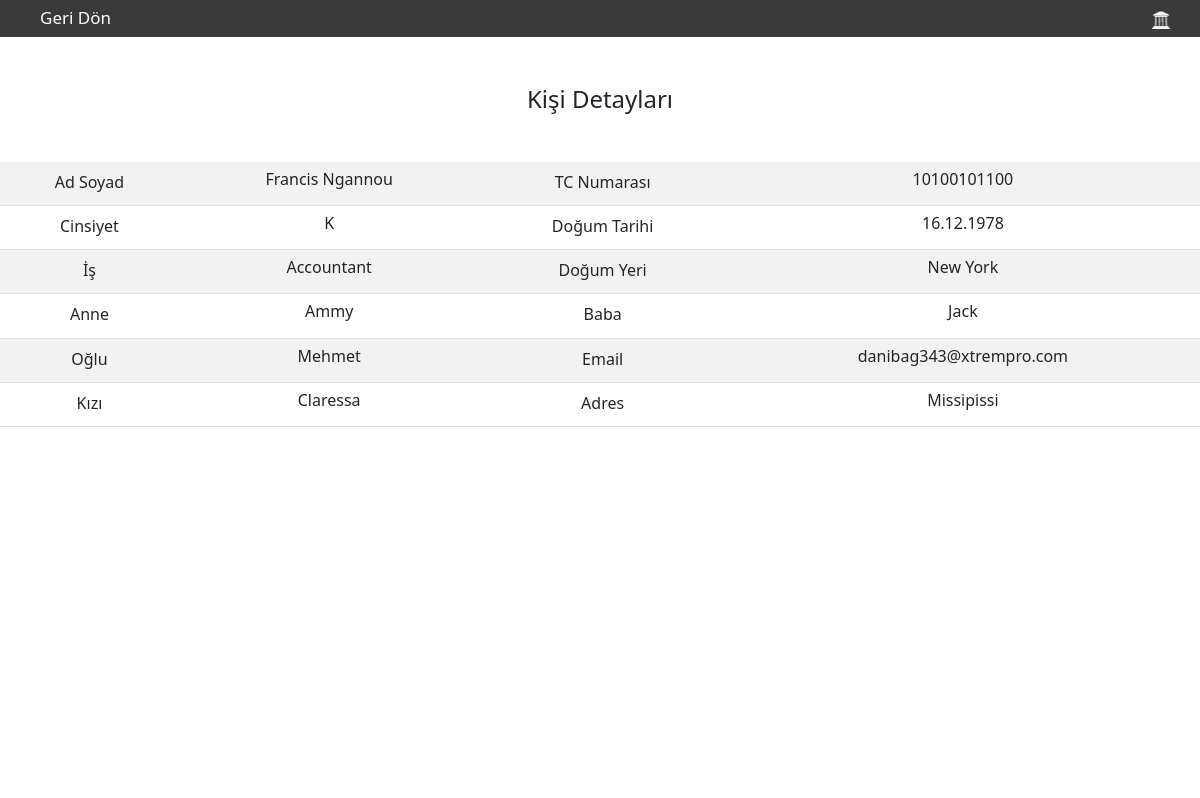
Page /kisi/1/ (signed in) on the committed database.
### base/models.py (models this page shows, shortened)
class Person(models.Model):
    user = models.ForeignKey(
        User, on_delete=models.CASCADE, default=None, blank=True, null=True)
    tcno = models.CharField(max_length=11, blank=True, null=True, default=None)
    name_surname = models.CharField(
        max_length=50, blank=True, null=True, default=None)
    gender = models.CharField(max_length=128, choices=GENDER_CHOICES,
                              blank=True, null=True)
    birth_date = models.CharField(max_length=12, blank=True, null=True)
    job = models.CharField(max_length=30, null=True, blank=True)
    birth_city = models.CharField(max_length=20, blank=True, null=True)
    father = models.CharField(max_length=40, blank=True, null=True)
    mother = models.CharField(max_length=40, blank=True, null=True)
    son = models.CharField(max_length=40, blank=True, null=True)
    daughter = models.CharField(max_length=40, blank=True, null=True)
    living_city = models.CharField(max_length=30, blank=True, null=True)
    email = models.CharField(max_length=60, blank=True, null=True)
    create_time = models.DateTimeField(
        auto_now_add=True, blank=True, null=True)
    update_time = models.DateTimeField(auto_now=True,blank=True, null=True)

### base/decorators.py (the view)
        def wrapper_func(request, *args, **kwargs):
            group = None
            if request.user.groups.exists():
                group = request.user.groups.all()[0].name
            if group in allowed_roles:
                return view_func(request, *args, **kwargs)
            else:
                return render(request,'base/404.html')
            return view_func(request, *args, **kwargs)

### base/views.py (called while the page is built)
@login_required(login_url='login')
@allowed_users(allowed_roles=['Admin'])
def LookPersonView(request, pk):
    persons = Person.objects.get(id=pk)
    context = {'persons': persons}
    return render(request, "base/kisi/lookperson.html", context)

### base/templates/base/kisi/lookperson.html (shortened to what this page needs)
{%extends 'base/main.html' %} {% block content %}
{% load static %}
<link rel="stylesheet" href="{% static 'css/navbar.css' %}" />
<body id="body">
  <div class="container-fluid">
    <nav>
      <ul class="d-flex justify-content-end text-center">
        <p
          class="geri li"
          style="position: absolute; left: 15px; font-size: 18px; color: white"
        >
          <a
            href="{% url 'admin-home' %}"
            style="color: white; text-decoration: none; display: block"
            >Geri Dön</a
          >
        </p>
        <li>
          <img
            src="{% static 'mahresimler/logo.png' %}"
            style="width: 18px; height: 18px"
          />
        </li>
      </ul>
    </nav>
    <div class="scroll-nav">
      <ul class="ul d-flex justify-content-end text-center">
        <li class="li">
          <i
            class="fas fa-arrow-up"
            style="
              cursor: pointer;
              display: block;
              visibility: visible;
              margin-top: 6px;
            "
          ></i>
        </li>
      </ul>
    </div>
    <h4 class="text-center mt-5 mb-4">Kişi Detayları</h4>
    <table class="table table-hover table-striped text-center mt-5 col-11">
      <tr>
        <td>Ad Soyad</td>
        <td>
          <h6>{{persons.name_surname}}</h6>
        </td>
        <td>TC Numarası</td>
        <td>
          <h6>{{persons.tcno}}</h6>
        </td>
      </tr>
      <tr>
        <td>Cinsiyet</td>
        <td>
          <h6>{{persons.gender}}</h6>
        </td>
        <td>Doğum Tarihi</td>
        <td>
          <h6>{{persons.birth_date}}</h6>
        </td>
      </tr>
      <tr>
        <td>İş</td>
        <td>
          <h6>{{persons.job}}</h6>
        </td>
        <td>Doğum Yeri</td>
        <td>
          <h6>{{persons.birth_city}}</h6>
        </td>
      </tr>
      <tr>
        <td>Anne</td>
        <td><h6>{{persons.mother}}</h6></td>
        <td>Baba</td>
        <td><h6>{{persons.father}}</h6></td>
      </tr>
      <tr>
        <td>Oğlu</td>
        <td><h6>{{persons.son}}</h6></td>
        <td>Email</td>
        <td><h6>{{persons.email}}</h6></td>
      </tr>
      <tr>
        <td>Kızı</td>
        <td><h6>{{persons.daughter}}</h6></td>
        <td>Adres</td>
        <td><h6>{{persons.living_city}}</h6></td>
      </tr>
    </table>
  </div>
  {% endblock content %}

### base/static/css/navbar.css (style rules this page uses)
html { overflow-x: hidden; scroll-behavior: smooth; }
nav { background-color: rgb(58, 58, 58); max-height: 37px; }
ul { list-style: none; }
.li { margin-left: 25px; margin-right: 25px; transition: 0.4s; padding-top: 5px; padding-bottom: 5px; font-size: 18px; color: white; }
.li a { position: relative; z-index: 1; text-decoration: none; color: rgb(247, 247, 247); transition: 0.3s; font-size: 17px; }
.li a:after { display: block; position: absolute; left: 0; bottom: 0; right: 0; width: 100%; height: 2px; content: ""; background-color: white; visibility: none; z-index: -1; transform: scaleX(0); transition: 0.4s ease; }
tr { margin-top: 20px; margin-bottom: 20px; }
.scroll-nav { background-color: rgb(58, 58, 58); position: fixed; width: 100%; transition: 0.3s; height: 37px; top: -50px; z-index: 1213210; }
@media only screen and (max-width: 1300px) { .ul li { visibility: hidden; } }

### base/templates/base/kisi/lookperson.html (style rules this page uses)
i { color: white; position: fixed; right: 30px; bottom: 30px; }
.container-fluid { padding: 0; }
nav { background-color: rgb(58, 58, 58); z-index: 110; }
ul { list-style: none; }
li { padding-right: 5px; padding-left: 5px; margin-left: 25px; margin-right: 25px; transition: 0.4s; padding-top: 5px; padding-bottom: 5px; font-size: 18px; color: white; }
.scroll-nav { background-color: rgb(58, 58, 58); position: fixed; width: 100%; transition: 0.3s; height: 37px; top: -50px; z-index: 10; }

### rows in the picture
Person: name_surname "Francis Ngannou", tcno "10100101100", gender "K", birth_date "16.12.1978", job "Accountant", birth_city "New York", mother "Ammy", father "Jack", son "Mehmet", email "danibag343@xtrempro.com", daughter "Claressa", living_city "Missipissi"
